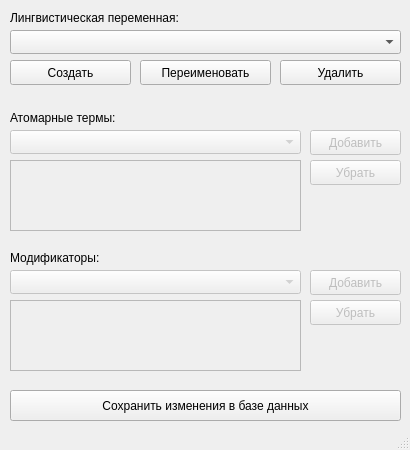
<?xml version="1.0" encoding="UTF-8"?>
<ui version="4.0">
 <class>MainWindow</class>
 <widget class="QMainWindow" name="MainWindow">
  <property name="geometry">
   <rect>
    <x>0</x>
    <y>0</y>
    <width>410</width>
    <height>450</height>
   </rect>
  </property>
  <property name="sizePolicy">
   <sizepolicy hsizetype="Preferred" vsizetype="Preferred">
    <horstretch>0</horstretch>
    <verstretch>0</verstretch>
   </sizepolicy>
  </property>
  <property name="minimumSize">
   <size>
    <width>410</width>
    <height>450</height>
   </size>
  </property>
  <property name="maximumSize">
   <size>
    <width>410</width>
    <height>450</height>
   </size>
  </property>
  <property name="windowTitle">
   <string>fuzzy</string>
  </property>
  <widget class="QWidget" name="centralwidget">
   <widget class="QComboBox" name="variables">
    <property name="geometry">
     <rect>
      <x>10</x>
      <y>30</y>
      <width>391</width>
      <height>24</height>
     </rect>
    </property>
    <property name="editable">
     <bool>false</bool>
    </property>
   </widget>
   <widget class="QComboBox" name="terms">
    <property name="enabled">
     <bool>false</bool>
    </property>
    <property name="geometry">
     <rect>
      <x>10</x>
      <y>130</y>
      <width>291</width>
      <height>24</height>
     </rect>
    </property>
   </widget>
   <widget class="QListWidget" name="variable_terms">
    <property name="enabled">
     <bool>false</bool>
    </property>
    <property name="geometry">
     <rect>
      <x>10</x>
      <y>160</y>
      <width>291</width>
      <height>71</height>
     </rect>
    </property>
   </widget>
   <widget class="QLabel" name="label">
    <property name="geometry">
     <rect>
      <x>10</x>
      <y>10</y>
      <width>251</width>
      <height>16</height>
     </rect>
    </property>
    <property name="text">
     <string>Лингвистическая переменная:</string>
    </property>
   </widget>
   <widget class="QLabel" name="label_2">
    <property name="geometry">
     <rect>
      <x>10</x>
      <y>110</y>
      <width>151</width>
      <height>16</height>
     </rect>
    </property>
    <property name="text">
     <string>Атомарные термы:</string>
    </property>
   </widget>
   <widget class="QPushButton" name="add_term">
    <property name="enabled">
     <bool>false</bool>
    </property>
    <property name="geometry">
     <rect>
      <x>310</x>
      <y>130</y>
      <width>91</width>
      <height>25</height>
     </rect>
    </property>
    <property name="text">
     <string>Добавить</string>
    </property>
   </widget>
   <widget class="QPushButton" name="remove_term">
    <property name="enabled">
     <bool>false</bool>
    </property>
    <property name="geometry">
     <rect>
      <x>310</x>
      <y>160</y>
      <width>91</width>
      <height>25</height>
     </rect>
    </property>
    <property name="text">
     <string>Убрать</string>
    </property>
   </widget>
   <widget class="QLabel" name="label_3">
    <property name="geometry">
     <rect>
      <x>10</x>
      <y>250</y>
      <width>141</width>
      <height>16</height>
     </rect>
    </property>
    <property name="text">
     <string>Модификаторы:</string>
    </property>
   </widget>
   <widget class="QPushButton" name="add_hedge">
    <property name="enabled">
     <bool>false</bool>
    </property>
    <property name="geometry">
     <rect>
      <x>310</x>
      <y>270</y>
      <width>91</width>
      <height>25</height>
     </rect>
    </property>
    <property name="text">
     <string>Добавить</string>
    </property>
   </widget>
   <widget class="QListWidget" name="variable_hedges">
    <property name="enabled">
     <bool>false</bool>
    </property>
    <property name="geometry">
     <rect>
      <x>10</x>
      <y>300</y>
      <width>291</width>
      <height>71</height>
     </rect>
    </property>
   </widget>
   <widget class="QPushButton" name="remove_hedge">
    <property name="enabled">
     <bool>false</bool>
    </property>
    <property name="geometry">
     <rect>
      <x>310</x>
      <y>300</y>
      <width>91</width>
      <height>25</height>
     </rect>
    </property>
    <property name="text">
     <string>Убрать</string>
    </property>
   </widget>
   <widget class="QComboBox" name="hedges">
    <property name="enabled">
     <bool>false</bool>
    </property>
    <property name="geometry">
     <rect>
      <x>10</x>
      <y>270</y>
      <width>291</width>
      <height>24</height>
     </rect>
    </property>
   </widget>
   <widget class="QPushButton" name="rename_variable">
    <property name="geometry">
     <rect>
      <x>140</x>
      <y>60</y>
      <width>131</width>
      <height>25</height>
     </rect>
    </property>
    <property name="text">
     <string>Переименовать</string>
    </property>
   </widget>
   <widget class="QPushButton" name="create_variable">
    <property name="geometry">
     <rect>
      <x>10</x>
      <y>60</y>
      <width>121</width>
      <height>25</height>
     </rect>
    </property>
    <property name="text">
     <string>Создать</string>
    </property>
   </widget>
   <widget class="QPushButton" name="delete_variable">
    <property name="geometry">
     <rect>
      <x>280</x>
      <y>60</y>
      <width>121</width>
      <height>25</height>
     </rect>
    </property>
    <property name="text">
     <string>Удалить</string>
    </property>
   </widget>
   <widget class="QPushButton" name="commit_changes">
    <property name="geometry">
     <rect>
      <x>10</x>
      <y>390</y>
      <width>391</width>
      <height>31</height>
     </rect>
    </property>
    <property name="text">
     <string>Сохранить изменения в базе данных</string>
    </property>
   </widget>
  </widget>
  <widget class="QStatusBar" name="statusbar"/>
 </widget>
 <resources/>
 <connections/>
</ui>
